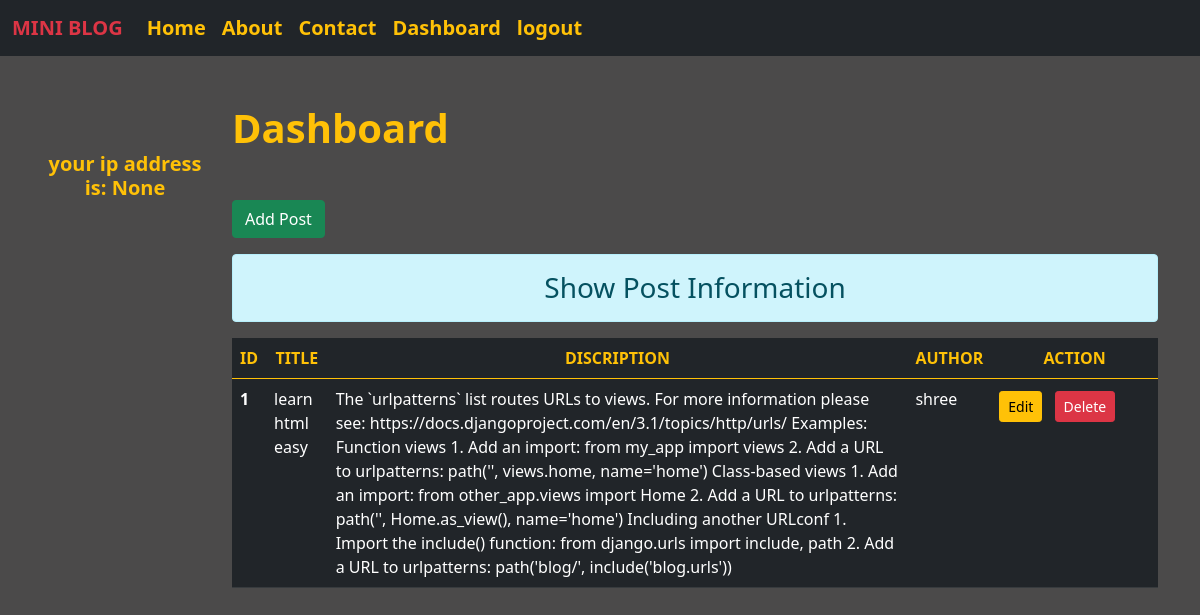
The page /dashboard (signed in) on the database its author committed.
### blog/models.py (models this page shows, shortened)
class Post(models.Model):
    title = models.CharField(max_length=150)
    desc = models.TextField()
    author = models.CharField(max_length=50)

### blog/views.py (the view)
# urls.py: path('dashboard', views.dashboard, name="dashboard"),
def dashboard(request):
    if request.user.is_authenticated:
        Posts = Post.objects.all()
        user = request.user
        gps = user.groups.all()
        fullname = user.get_full_name()
        ip = request.session.get('ip',0)
        return render(request,'dashboard.html',{'ip':ip,'posts':Posts,'fullname':fullname,'groups':gps})
    else:
        return HttpResponseRedirect('/login')

### blog/templates/dashboard.html (shortened to what this page needs)
{% extends 'base.html' %}
{% load static %}
{% block side %}
<div class="col-sm-2 text-white my-5 text-center">
    <h4 class="my-5">
        <p class="h5 text-warning fw-bold"> your ip address is: {{ip}}</p>
    </h4>
</div>
{% endblock side %}
{% block content %}
<div class="col-sm-10">
    <h1 class="text-warning fw-bold my-5">Dashboard</h1>
    <a href="{% url 'addpost'%}"  class="btn btn-success ">Add Post</a>
    <h3 class="text-center alert alert-info mt-3"> Show Post Information </h3>
    {% if posts %}
    <table class="table table-dark table-hover">
  <thead>
    <tr class="text-center text-warning">
      <th scope="col">ID</th>
      <th scope="col">TITLE</th>
      <th scope="col">DISCRIPTION</th>
      <th scope="col">AUTHOR</th>
        <th scope="col" style="width:18%">ACTION</th>
    </tr>
  </thead>
  <tbody>
  {% for post in posts %}
  <tr >
      <th scope="row">{{post.id}}</th>
      <td>{{post.title}}</td>
      <td>{{post.desc}}</td>
      <td>{{post.author}}</td>
      <td >
          <a href="{% url 'updatepost' post.id %}" class="btn btn-warning btn-sm"> Edit </a>
          {% if perms.blog.delete_post %}
           <form action="{% url 'deletepost' post.id %}" method="post" class=" m-1 d-inline">
              <input type="submit" class="btn m-1 btn-danger btn-sm" value="Delete">
          </form>
          {% endif %}
      </td>
    </tr>
  {% endfor %}
  </tbody>
</table>
    {% else %}
    <h1 class="text-warning fw-bold my-5">No record </h1>
    {% endif %}
</div>
{% endblock content %}

### blog/templates/base.html (shortened to what this page needs)
<!DOCTYPE html>
{% load static %}
<html lang="en">
<head>
    <link rel="stylesheet" href="{% static 'css/bootstrap.css' %}">
    <link rel="stylesheet" href="{% static 'css/style.css' %}">
</head>
<body>
        <div class="bg-dark m-0">
            {% include 'navbar.html' %}
        </div>
        <div class="container">
             <div class="row">
            {% block side %}
            {% endblock side %}
            {% block content %}
            {% endblock content %}
        </div>
        </div>
</body>
</html>

### blog/templates/navbar.html (shortened to what this page needs)
<nav class="navbar navbar-expand-lg  navbar-dark bg-dark">
  <div class="container-fluid">
    <a class="navbar-brand text-danger fw-bolder " href="/">MINI BLOG</a>
    <div class="collapse navbar-collapse" id="navbarNavAltMarkup">
      <div class="navbar-nav   fw-bold h5">
        <a class="nav-link active text-warning" aria-current="page" href="/">Home</a>
        <a class="nav-link text-warning" href="{% url 'about'%}">About</a>
        <a class="nav-link text-warning" href="{% url 'Contact' %}">Contact</a>
        {% if  user.is_authenticated %}
          <a class="nav-link text-warning" href="{% url 'dashboard' %}">Dashboard</a>
          <a class="nav-link text-warning" href="{% url 'logout' %}">logout</a>
        {% endif %}
      </div>
    </div>
  </div>
</nav>

### blog/static/css/style.css (style rules this page uses)
body { background-color: rgb(75,74,74); color: #dc0404!important; }

### rows shown on the page
Post: id "1", title "learn html easy", desc "The `urlpatterns` list routes URLs to views. For more information please see: https://docs.djangoproject.com/en/3.1/topics/http/urls/ Examples: Function views 1. Add an import: from my_app import views 2. Add a URL to urlpatterns: path('', views.home, name='home') Class-based views 1. Add an import: from other_app.views import Home 2. Add a URL to urlpatterns: path('', Home.as_view(), name='home') Including another URLconf 1. Import the include() function: from django.urls import include, path 2. Add a URL to urlpatterns: path('blog/', include('blog.urls'))", author "shree"

### other values the page prints
{{ ip }} "None"
